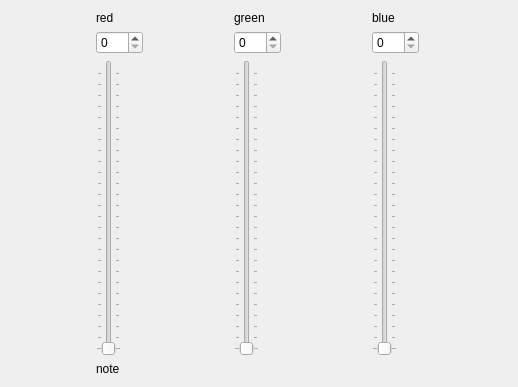
<?xml version="1.0" encoding="UTF-8"?>
<ui version="4.0">
 <class>Form</class>
 <widget class="QWidget" name="Form">
  <property name="geometry">
   <rect>
    <x>0</x>
    <y>0</y>
    <width>518</width>
    <height>387</height>
   </rect>
  </property>
  <property name="windowTitle">
   <string>Form</string>
  </property>
  <layout class="QGridLayout" name="gridLayout">
   <item row="0" column="0">
    <layout class="QVBoxLayout" name="verticalLayout">
     <item>
      <widget class="QLabel" name="label">
       <property name="text">
        <string>red</string>
       </property>
      </widget>
     </item>
     <item>
      <widget class="QSpinBox" name="spinred">
       <property name="maximum">
        <number>255</number>
       </property>
      </widget>
     </item>
     <item>
      <widget class="QSlider" name="slidered">
       <property name="minimumSize">
        <size>
         <width>20</width>
         <height>160</height>
        </size>
       </property>
       <property name="maximum">
        <number>255</number>
       </property>
       <property name="orientation">
        <enum>Qt::Vertical</enum>
       </property>
       <property name="tickPosition">
        <enum>QSlider::TicksBothSides</enum>
       </property>
      </widget>
     </item>
    </layout>
   </item>
   <item row="0" column="1">
    <layout class="QVBoxLayout" name="verticalLayout_2">
     <item>
      <widget class="QLabel" name="label_2">
       <property name="text">
        <string>green</string>
       </property>
      </widget>
     </item>
     <item>
      <widget class="QSpinBox" name="spingreen">
       <property name="maximum">
        <number>255</number>
       </property>
      </widget>
     </item>
     <item>
      <widget class="QSlider" name="slidegreen">
       <property name="minimumSize">
        <size>
         <width>20</width>
         <height>160</height>
        </size>
       </property>
       <property name="maximum">
        <number>255</number>
       </property>
       <property name="orientation">
        <enum>Qt::Vertical</enum>
       </property>
       <property name="tickPosition">
        <enum>QSlider::TicksBothSides</enum>
       </property>
      </widget>
     </item>
    </layout>
   </item>
   <item row="0" column="2">
    <layout class="QVBoxLayout" name="verticalLayout_3">
     <item>
      <widget class="QLabel" name="label_3">
       <property name="text">
        <string>blue</string>
       </property>
      </widget>
     </item>
     <item>
      <widget class="QSpinBox" name="spinblue">
       <property name="maximum">
        <number>255</number>
       </property>
      </widget>
     </item>
     <item>
      <widget class="QSlider" name="slideblue">
       <property name="minimumSize">
        <size>
         <width>20</width>
         <height>160</height>
        </size>
       </property>
       <property name="maximum">
        <number>255</number>
       </property>
       <property name="orientation">
        <enum>Qt::Vertical</enum>
       </property>
       <property name="tickPosition">
        <enum>QSlider::TicksBothSides</enum>
       </property>
      </widget>
     </item>
    </layout>
   </item>
   <item row="1" column="0" colspan="3">
    <widget class="QLabel" name="lblcolor">
     <property name="frameShape">
      <enum>QFrame::NoFrame</enum>
     </property>
     <property name="frameShadow">
      <enum>QFrame::Plain</enum>
     </property>
     <property name="lineWidth">
      <number>1</number>
     </property>
     <property name="text">
      <string>note</string>
     </property>
    </widget>
   </item>
  </layout>
 </widget>
 <resources/>
 <connections/>
</ui>
